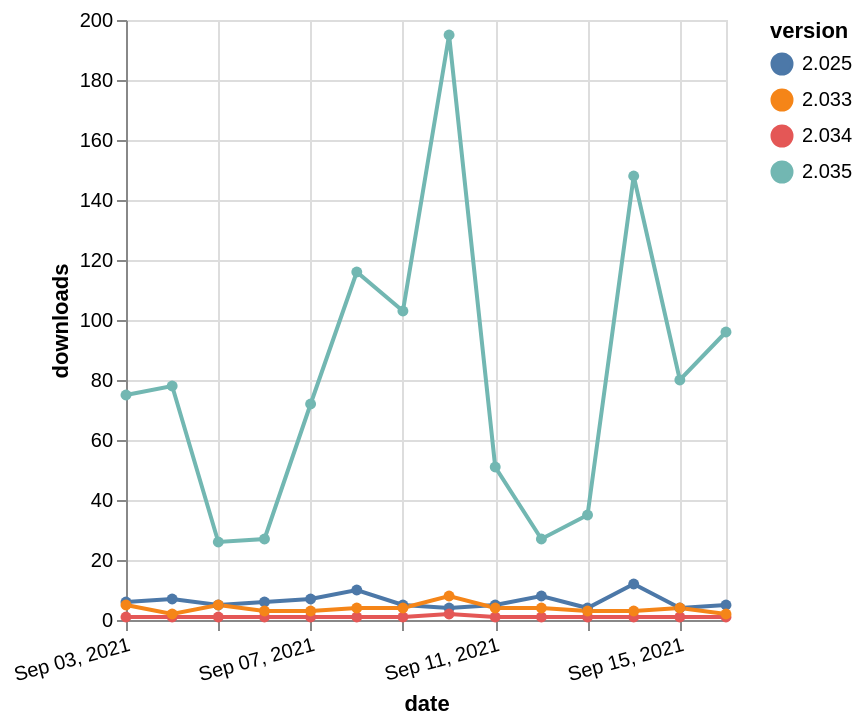

Write a Vega-Lite specification for this figure.
### Vega-Lite specification from a JSON file in a GitHub repository (floating-point values rounded to 4 significant figures)
{"$schema": "https://vega.github.io/schema/vega-lite/v5.json", "description": "A simple bar chart with embedded data.", "data": {"values": [{"date": "2021-09-03", "total": 23349, "delta": 6, "version": "2.025"}, {"date": "2021-09-04", "total": 23356, "delta": 7, "version": "2.025"}, {"date": "2021-09-05", "total": 23361, "delta": 5, "version": "2.025"}, {"date": "2021-09-06", "total": 23367, "delta": 6, "version": "2.025"}, {"date": "2021-09-07", "total": 23374, "delta": 7, "version": "2.025"}, {"date": "2021-09-08", "total": 23384, "delta": 10, "version": "2.025"}, {"date": "2021-09-09", "total": 23389, "delta": 5, "version": "2.025"}, {"date": "2021-09-10", "total": 23393, "delta": 4, "version": "2.025"}, {"date": "2021-09-11", "total": 23398, "delta": 5, "version": "2.025"}, {"date": "2021-09-12", "total": 23406, "delta": 8, "version": "2.025"}, {"date": "2021-09-13", "total": 23410, "delta": 4, "version": "2.025"}, {"date": "2021-09-14", "total": 23422, "delta": 12, "version": "2.025"}, {"date": "2021-09-15", "total": 23426, "delta": 4, "version": "2.025"}, {"date": "2021-09-16", "total": 23431, "delta": 5, "version": "2.025"}, {"date": "2021-09-03", "total": 57067, "delta": 75, "version": "2.035"}, {"date": "2021-09-04", "total": 57145, "delta": 78, "version": "2.035"}, {"date": "2021-09-05", "total": 57171, "delta": 26, "version": "2.035"}, {"date": "2021-09-06", "total": 57198, "delta": 27, "version": "2.035"}, {"date": "2021-09-07", "total": 57270, "delta": 72, "version": "2.035"}, {"date": "2021-09-08", "total": 57386, "delta": 116, "version": "2.035"}, {"date": "2021-09-09", "total": 57489, "delta": 103, "version": "2.035"}, {"date": "2021-09-10", "total": 57684, "delta": 195, "version": "2.035"}, {"date": "2021-09-11", "total": 57735, "delta": 51, "version": "2.035"}, {"date": "2021-09-12", "total": 57762, "delta": 27, "version": "2.035"}, {"date": "2021-09-13", "total": 57797, "delta": 35, "version": "2.035"}, {"date": "2021-09-14", "total": 57945, "delta": 148, "version": "2.035"}, {"date": "2021-09-15", "total": 58025, "delta": 80, "version": "2.035"}, {"date": "2021-09-16", "total": 58121, "delta": 96, "version": "2.035"}, {"date": "2021-09-03", "total": 3124, "delta": 1, "version": "2.034"}, {"date": "2021-09-04", "total": 3125, "delta": 1, "version": "2.034"}, {"date": "2021-09-05", "total": 3126, "delta": 1, "version": "2.034"}, {"date": "2021-09-06", "total": 3127, "delta": 1, "version": "2.034"}, {"date": "2021-09-07", "total": 3128, "delta": 1, "version": "2.034"}, {"date": "2021-09-08", "total": 3129, "delta": 1, "version": "2.034"}, {"date": "2021-09-09", "total": 3130, "delta": 1, "version": "2.034"}, {"date": "2021-09-10", "total": 3132, "delta": 2, "version": "2.034"}, {"date": "2021-09-11", "total": 3133, "delta": 1, "version": "2.034"}, {"date": "2021-09-12", "total": 3134, "delta": 1, "version": "2.034"}, {"date": "2021-09-13", "total": 3135, "delta": 1, "version": "2.034"}, {"date": "2021-09-14", "total": 3136, "delta": 1, "version": "2.034"}, {"date": "2021-09-15", "total": 3137, "delta": 1, "version": "2.034"}, {"date": "2021-09-16", "total": 3138, "delta": 1, "version": "2.034"}, {"date": "2021-09-03", "total": 20851, "delta": 5, "version": "2.033"}, {"date": "2021-09-04", "total": 20853, "delta": 2, "version": "2.033"}, {"date": "2021-09-05", "total": 20858, "delta": 5, "version": "2.033"}, {"date": "2021-09-06", "total": 20861, "delta": 3, "version": "2.033"}, {"date": "2021-09-07", "total": 20864, "delta": 3, "version": "2.033"}, {"date": "2021-09-08", "total": 20868, "delta": 4, "version": "2.033"}, {"date": "2021-09-09", "total": 20872, "delta": 4, "version": "2.033"}, {"date": "2021-09-10", "total": 20880, "delta": 8, "version": "2.033"}, {"date": "2021-09-11", "total": 20884, "delta": 4, "version": "2.033"}, {"date": "2021-09-12", "total": 20888, "delta": 4, "version": "2.033"}, {"date": "2021-09-13", "total": 20891, "delta": 3, "version": "2.033"}, {"date": "2021-09-14", "total": 20894, "delta": 3, "version": "2.033"}, {"date": "2021-09-15", "total": 20898, "delta": 4, "version": "2.033"}, {"date": "2021-09-16", "total": 20900, "delta": 2, "version": "2.033"}]}, "width": "container", "mark": {"type": "line", "point": {"filled": true}}, "encoding": {"x": {"field": "date", "type": "temporal", "timeUnit": "yearmonthdate", "title": "date", "axis": {"labelAngle": -15}}, "y": {"field": "delta", "type": "quantitative", "title": "downloads"}, "color": {"field": "version", "type": "nominal"}, "tooltip": {"field": "delta"}}}
